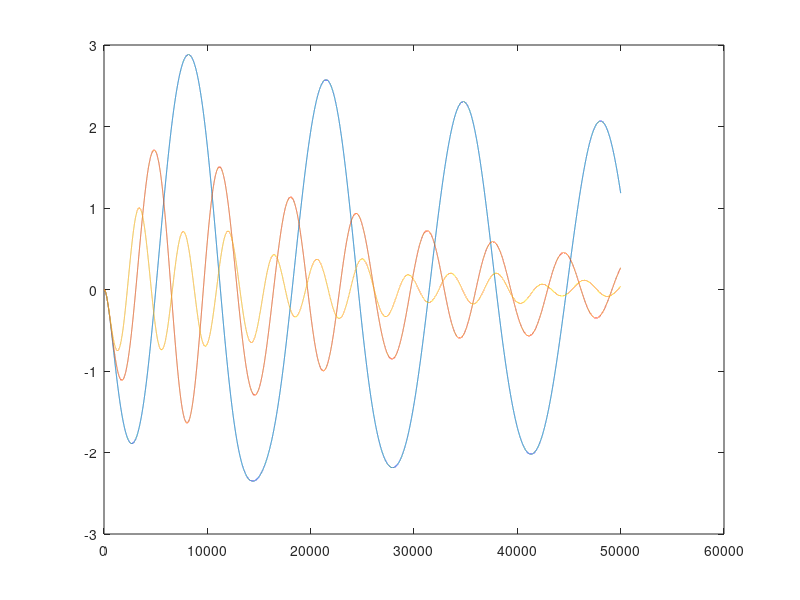
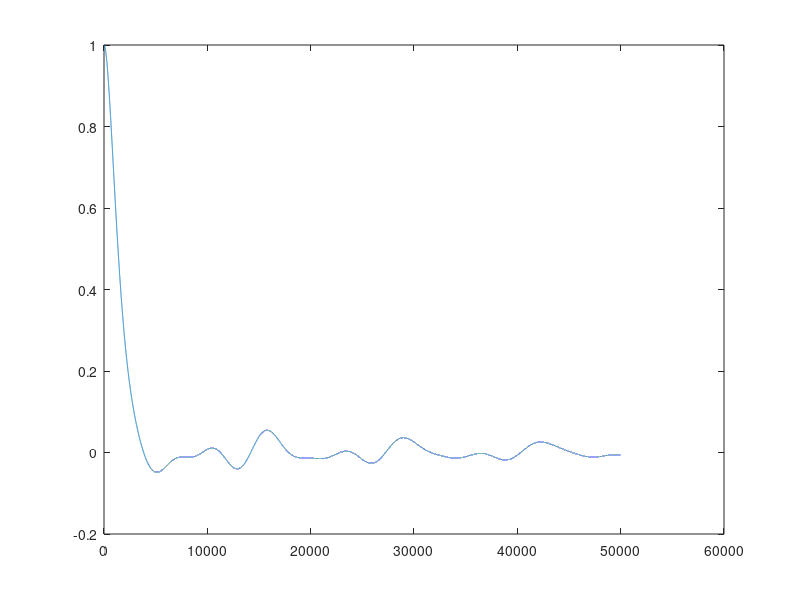

The MATLAB source for these figures, in order:
J = 100;
wc = 0.1;
zc = 0.7;
Kp = J*wc*wc;
Kr = J*2*zc*wc;

alpha = [1.1 1.1 1.1];
wf = [0.05 0.1 0.15];
zf = [0.01 0.01 0.01];
phi = sqrt(alpha-1)/sqrt(J);

Nt=50001;
th = zeros(Nt,1);
thdot = zeros(Nt,1);
eta = zeros(Nt,3);
etadot = zeros(Nt,3);
T = zeros(Nt,1);

dt = 0.01;

th(1) = 1;
%eta(1,:) = [1 1 1];

for k=1:Nt,
   T(k) = -Kr*thdot(k)-Kp*th(k);
   etadotdot = phi*T(k) - 2*zf.*wf.*etadot(k,:) - wf.*wf.*eta(k,:);
   eta(k+1,:) = eta(k,:) + etadot(k,:)*dt + 0.5*etadotdot*dt*dt;
   etadot(k+1,:) = etadot(k,:) + etadotdot*dt;
   thdotdot = T(k)/J + sum(phi.*etadotdot);
   th(k+1) = th(k) + thdot(k)*dt + 0.5*thdotdot*dt*dt;
   thdot(k+1) = thdot(k) + thdotdot*dt;
end

figure(1)
plot(eta)

figure(2)
plot(th)

